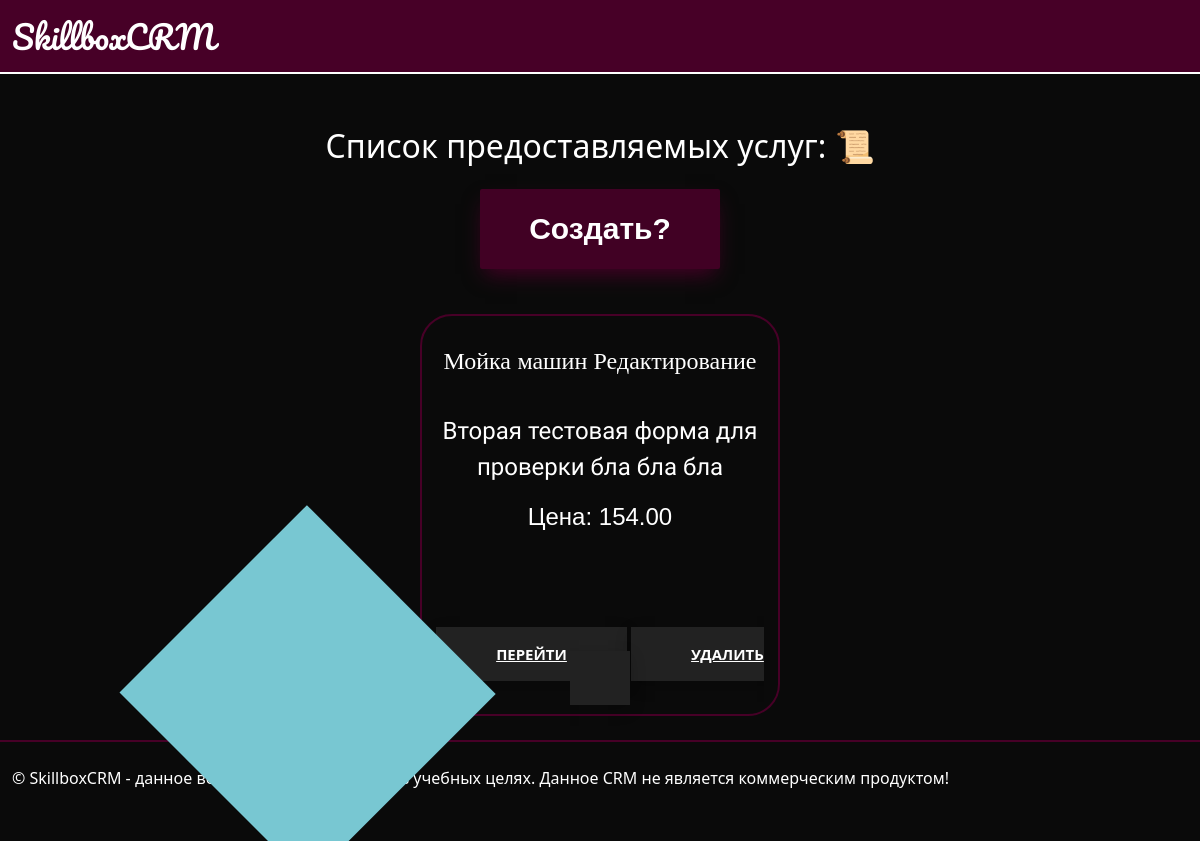
The page /service/ on the database as committed earlier.
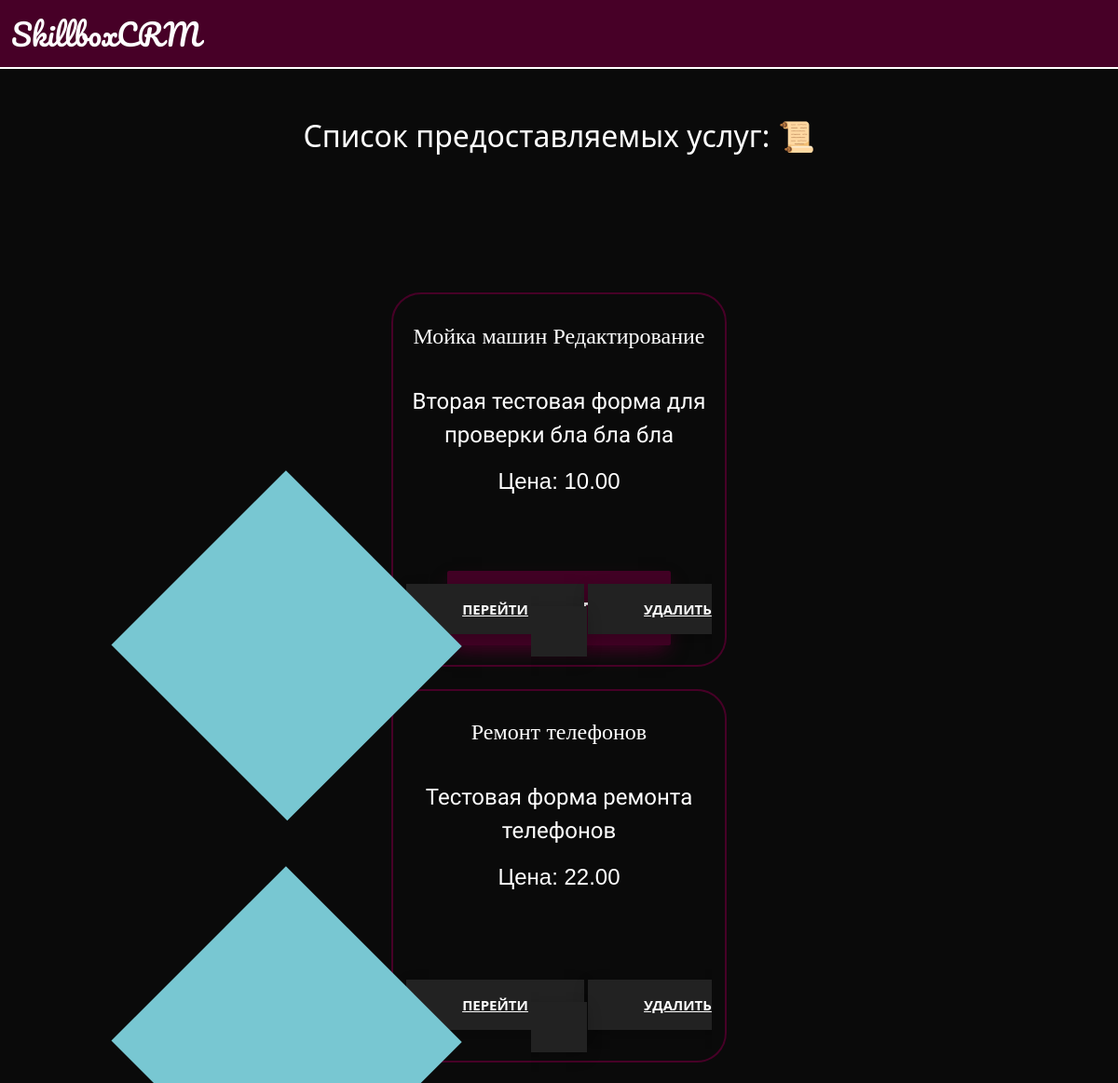
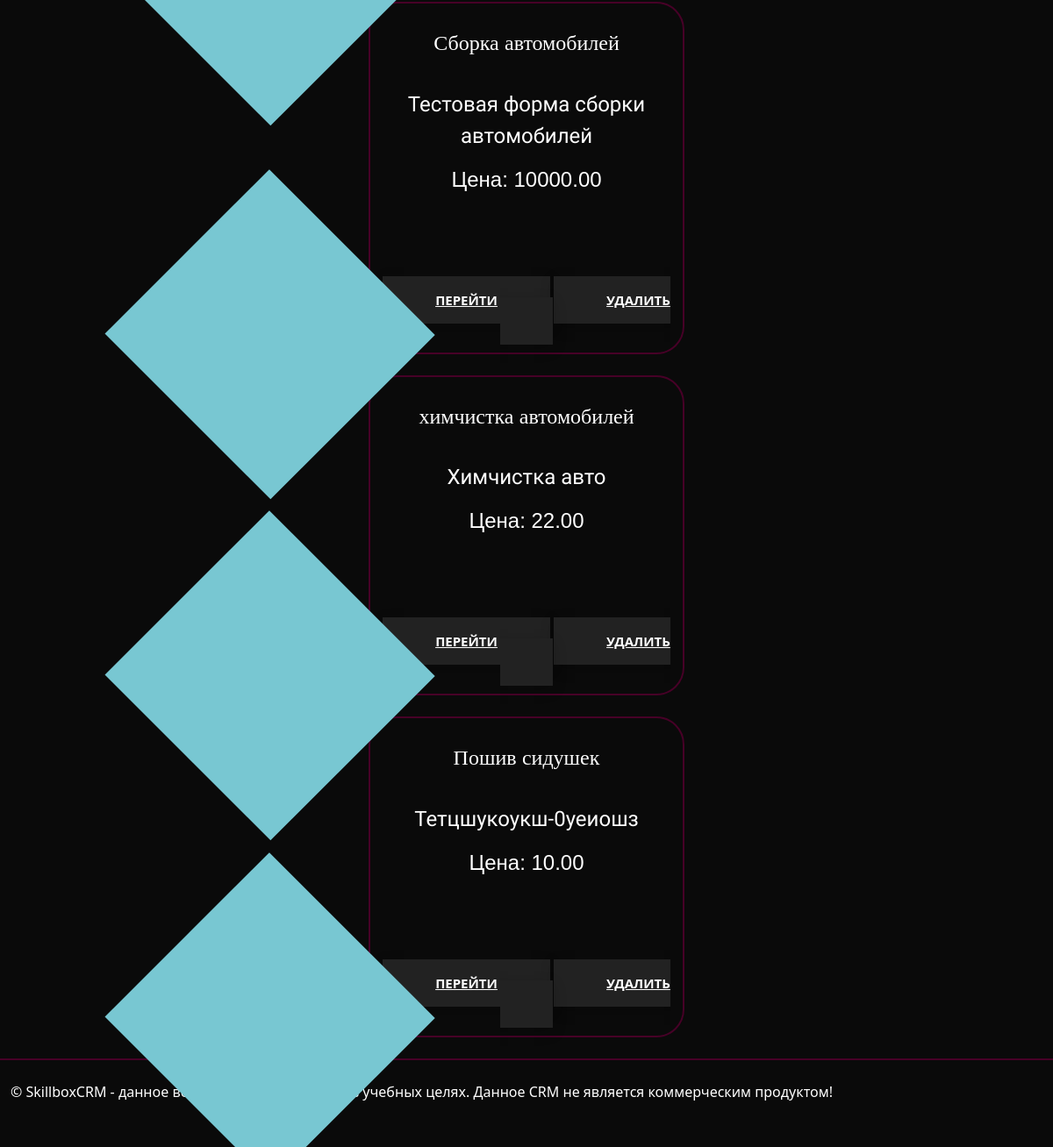
The same page on the database as committed later (2 pictures, top to bottom).
### services/models.py (models this page shows, shortened)
class Service(models.Model):
    name = models.CharField(max_length=255)
    description = models.TextField()
    price = models.DecimalField(default=0, max_digits=8, decimal_places=2)

### services/views.py (the view)
# urls.py: path("", ServiceListView.as_view(), name="list_service"),
class ServiceListView(ListView):
    model = Service
    template_name = "service/service_list.html"
    context_object_name = 'service'

### services/templates/service/service_list.html (shortened to what this page needs)
{% extends 'service/base_main.html' %}
{% block body %}
    <div class="box_service_text">Список предоставляемых услуг: 📜</div>
    <a href="{% url 'service:create_service' %}" class="create_btn">
        <div>
        </div>
    </a>
    {% for s in service %}
    <div class="box_service">
        <div class="box_service_name">{{ s.name }}</div>
        <div class="box_service_description">{{ s.description }}</div>
        <div class="box_service_price">Цена: {{ s.price }}</div>
        <a class="btn_list" href="{% url 'service:detail_service' pk=s.pk %}"><span>Перейти</span></a>
        <a class="btn_list" href="{% url 'service:delete_service' pk=s.pk %}" style="margin-top: 2%;"><span>Удалить</span></a>
        <br><br>
    </div>
    {% empty %}
        <div class="no_list">Ещё нет никаких услуг</div>
    {% endfor %}
{% endblock %}

### services/templates/service/base_main.html (shortened to what this page needs)
{% load static %}
<!DOCTYPE html>
<html lang="ru">
<head>
    <link href="https://cdn.jsdelivr.net/npm/bootstrap@5.3.3/dist/css/bootstrap.min.css" rel="stylesheet">
    <link rel="stylesheet" href="{% static 'users/css/style.css' %}">
</head>
<body>
<div class="header_box">
    <div class="header_box_name">SkillboxCRM</div>
</div>
    {% block body %}
    {% endblock %}
    <div class="footer_box">
        <div class="footer_box_text">© SkillboxCRM - данное веб-приложение создано в учебных целях. Данное CRM не является коммерческим продуктом!</div>
    </div>
</body>
</html>

### users/static/users/css/style.css (style rules this page uses)
* { margin: 0; padding: 0; }
body { background: #0a0a0a; color: #fff; }
.header_box { background: #470027; width: 100%; border-bottom: 2px solid #fff; }
.header_box_name { font-size: 32px; text-align: left; font-family: "Pacifico", cursive; font-weight: 400; font-style: normal; padding: 1%; }
.box_service { border: 2px solid #470027; border-radius: 2em; width: 30%; text-align: center; margin-left: auto; margin-right: auto; margin-top: 2%; margin-bottom: 2%; }
.box_service_name { font-family: "Pacifico", cursive; font-weight: 400px; font-size: 24px; padding-top: 7%; padding-bottom: 10%; text-decoration: none; color: #fff }
.box_service_description { font-family: "Nanum Myeongjo", serif; font-weight: 400; font-style: normal; font-size: 24px; text-decoration: none; color: #fff }
.box_service_price { font-family: "Kelly Slab", sans-serif; font-weight: 400; font-style: normal; font-size: 24px; padding-top: 4%; padding-bottom: 30%; }
.box_service_text { text-align: center; font-size: 32px; font-width: 400px; padding-bottom: 10%; padding-top: 4%; }
.footer_box { border-top: 2px solid #470027; width: 100%; }
.footer_box_text { color: #fff; font-size: 16px; text-align: justify; padding-top: 2%; padding-left: 1%; padding-bottom: 2%; }
.btn_list { border: none; text-align: center; cursor: pointer; text-transform: uppercase; outline: none; overflow: hidden; position: relative; color: #fff; font-weight: 700; font-size: 15px; background-color: #222; padding: 17px 60px; box-shadow: 0 5px 15px rgba(0,0,0,0.20); margin-top: -30%; }
.btn_list span { position: relative; z-index: 1; }
.btn_list:after { content: ""; position: absolute; left: 0; top: 0; height: 490%; width: 140%; background: #78c7d2; -webkit-transition: all .5s ease-in-out; transition: all .5s ease-in-out; -webkit-transform: translateX(-98%) translateY(-25%) rotate(45deg); transform: translateX(-98%) translateY(-25%) rotate(45deg); }

Rows that differ between the two databases and show on the page:
changed Service "Мойка машин Редактирование": price "154.00" → "10.00"
added Service: name "Ремонт телефонов", description "Тестовая форма ремонта телефонов", price "22.00"
added Service: name "Сборка автомобилей", description "Тестовая форма сборки автомобилей", price "10000.00"
added Service: name "химчистка автомобилей", description "Химчистка авто", price "22.00"
added Service: name "Пошив сидушек", description "Тетцшукоукш-0уеиошз", price "10.00"
